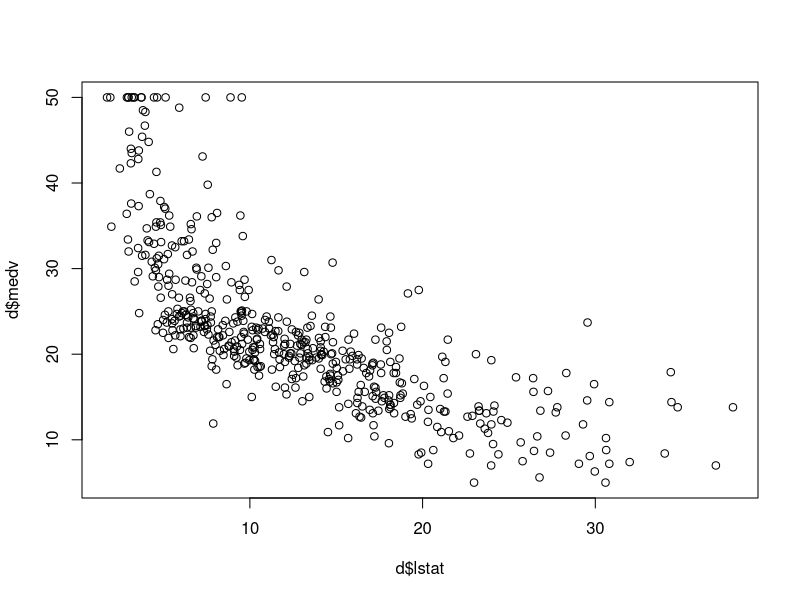
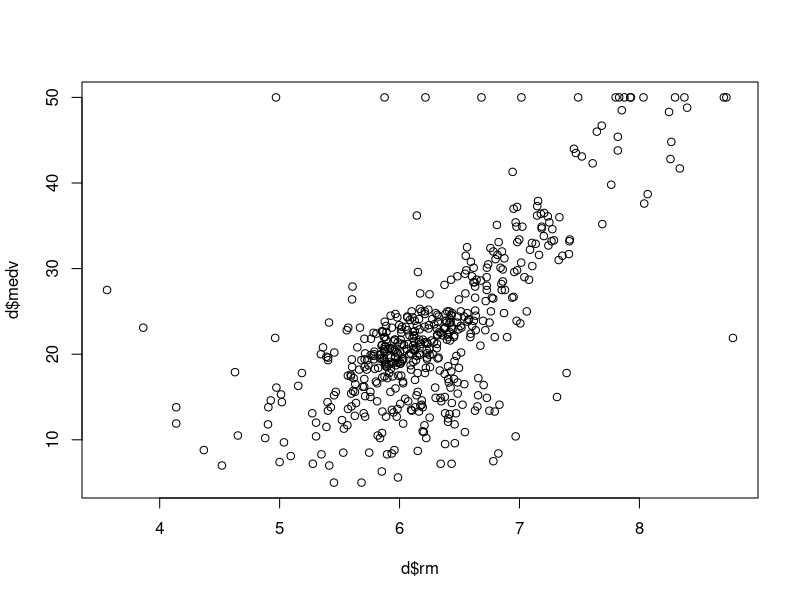

Recreate these plots in R, in order.
# explore imputation options within CARET
# preProcess function, K-NN or bagged trees

library(caret)
library(MASS)
library(dplyr)
library(RANN)

set.seed(seed=45226)

d <- MASS::Boston #predict MEDV from 13 factors

d$index <- seq(from=1, to=nrow(d), by=1)

str(d) #CHAS and RAD are categorical, others continuous

c <- cor(x=d[1:13], y=d[14], method="spearman") #LSTAT, RM seem most correlated with MEDV
                                                #CHAS, BLACK least correlated
plot(x=d$lstat, y=d$medv)
plot(x=d$rm, y=d$medv)

#randomly pick ~10% of CHAS to be missing
d$chas2 <- d$chas #VAR1 -> variable to impute

sampsize <- round(nrow(d)*0.10) #VAR2 -> %missing

s <- sample(x=d$index, size=sampsize, replace=F)
d$chas2 <- if_else(d$index %in% s, d$chas2*NA, d$chas2)

d2 <- select(d, -chas, -index)

d2PreProc <- caret::preProcess(d2, method="knnImpute") #VAR3 -> impute method
meanPreProc <- d2PreProc$mean
sdPreProc <- d2PreProc$std

d2_knnImp <- predict(d2PreProc, d2) #scaled and imputed
d2_knnImp$chas2_knnImp <- round((d2_knnImp$chas2 * sdPreProc["chas2"]) + meanPreProc["chas2"])
#TODO ROUND not needed for continuous predictors

d$chasImp <- d2_knnImp$chas2_knnImp
d$check <- d$chas - d$chasImp #incorrect 3/51 = 6%
incorrect <- sum(d$check)/sampsize*100



#TODO: functionalize and clean up the above (%missing, var name, reverse scaling, etc.)
learnImpute <- function (VAR1, VAR2, VAR3, VAR4){
  #VAR1 = variable to perform random removal and imputation upon
  #VAR2 = % of observations for VAR1 to randomly remove and impute, as a decimal
  #VAR3 = imputation method {"knnImpute", "bagImpute", "medianImpute"}
  #VAR4 = dataset; must have a variable named INDEX for rownums
  
  d2 <<- VAR4

  sampsize <<- round(nrow(VAR4)*VAR2)
  
  s <<- sample(x=VAR4$index, size=sampsize, replace=F)
  
  d2$imputed <- if_else(d2$index %in% s, d2[,VAR1]*NA, VAR4[,VAR1])
  
  d2 <- select(d2, -index)
  
  d2PreProc <<- caret::preProcess(d2, method=VAR3)
  meanPreProc <<- d2PreProc$mean
  sdPreProc <<- d2PreProc$std
  
  d2_Imp <<- predict(d2PreProc, d2) #scaled and imputed
  d2_Imp$imputed2 <- round((d2_Imp$imputed * sdPreProc["imputed"]) + meanPreProc["imputed"])
  
  d2$imputed2 <- d2_Imp$imputed2
  d2$check <- d2[,VAR1] - d2$imputed2 
  incorrect <<- sum(d2$check)/sampsize*100
  return(incorrect)
}

learnImpute("chas", 0.10, "knnImpute", d)
